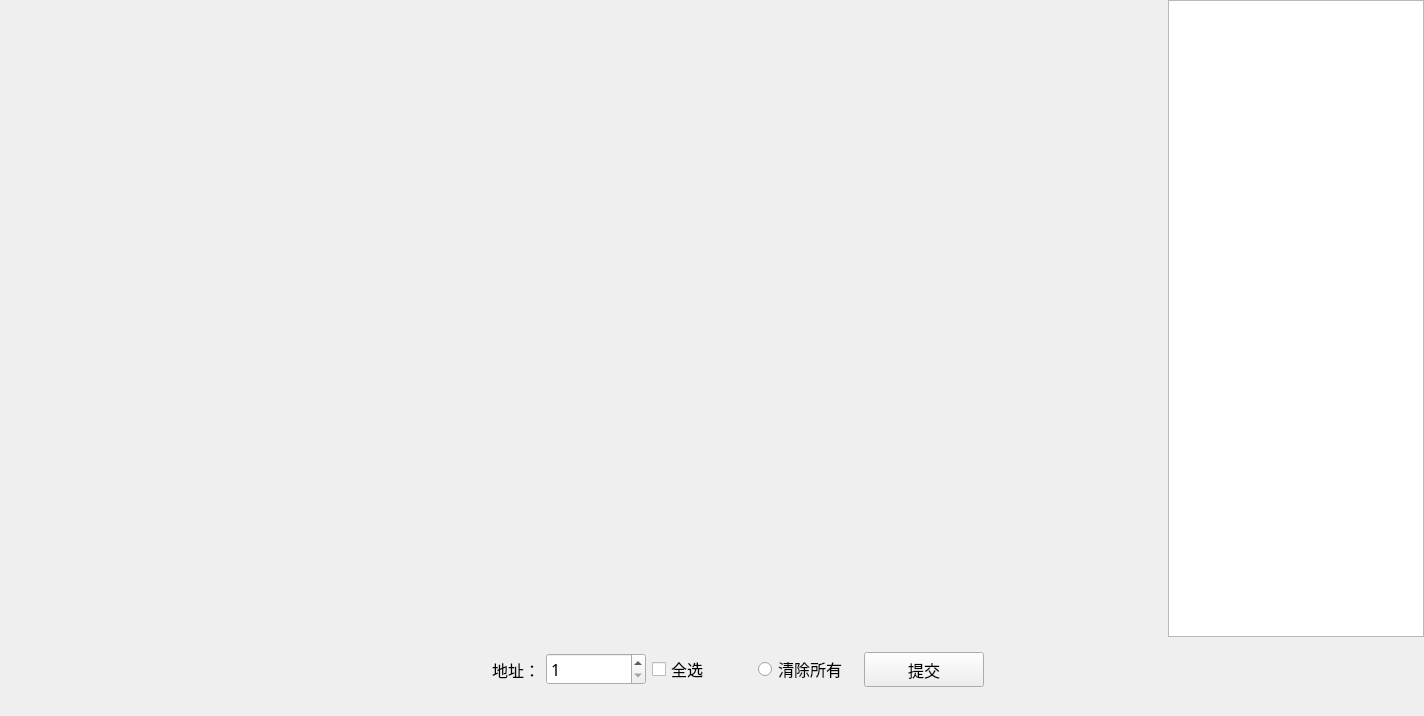
<?xml version="1.0" encoding="UTF-8"?>
<ui version="4.0">
 <class>MTest_OutputEleWid</class>
 <widget class="QWidget" name="MTest_OutputEleWid">
  <property name="geometry">
   <rect>
    <x>0</x>
    <y>0</y>
    <width>1424</width>
    <height>716</height>
   </rect>
  </property>
  <property name="font">
   <font>
    <family>微软雅黑</family>
    <pointsize>12</pointsize>
   </font>
  </property>
  <property name="windowTitle">
   <string>Form</string>
  </property>
  <layout class="QGridLayout" name="gridLayout_2">
   <property name="leftMargin">
    <number>0</number>
   </property>
   <property name="topMargin">
    <number>0</number>
   </property>
   <property name="rightMargin">
    <number>0</number>
   </property>
   <property name="bottomMargin">
    <number>20</number>
   </property>
   <property name="horizontalSpacing">
    <number>0</number>
   </property>
   <item row="0" column="0">
    <layout class="QHBoxLayout" name="horizontalLayout">
     <item>
      <widget class="QWidget" name="widget" native="true">
       <property name="sizePolicy">
        <sizepolicy hsizetype="Preferred" vsizetype="Preferred">
         <horstretch>200</horstretch>
         <verstretch>0</verstretch>
        </sizepolicy>
       </property>
       <property name="minimumSize">
        <size>
         <width>800</width>
         <height>400</height>
        </size>
       </property>
       <layout class="QGridLayout" name="gridLayout">
        <item row="5" column="1">
         <widget class="QWidget" name="widget_17" native="true">
          <property name="styleSheet">
           <string notr="true"/>
          </property>
         </widget>
        </item>
        <item row="5" column="2">
         <widget class="QWidget" name="widget_18" native="true">
          <property name="styleSheet">
           <string notr="true"/>
          </property>
         </widget>
        </item>
        <item row="3" column="2">
         <widget class="QWidget" name="widget_12" native="true">
          <property name="styleSheet">
           <string notr="true"/>
          </property>
         </widget>
        </item>
        <item row="3" column="1">
         <widget class="QWidget" name="widget_11" native="true">
          <property name="styleSheet">
           <string notr="true"/>
          </property>
         </widget>
        </item>
        <item row="4" column="1">
         <widget class="QWidget" name="widget_14" native="true">
          <property name="styleSheet">
           <string notr="true"/>
          </property>
         </widget>
        </item>
        <item row="4" column="0">
         <widget class="QWidget" name="widget_13" native="true">
          <property name="styleSheet">
           <string notr="true"/>
          </property>
         </widget>
        </item>
        <item row="4" column="2">
         <widget class="QWidget" name="widget_15" native="true">
          <property name="styleSheet">
           <string notr="true"/>
          </property>
         </widget>
        </item>
        <item row="8" column="2">
         <widget class="QWidget" name="widget_24" native="true">
          <property name="styleSheet">
           <string notr="true"/>
          </property>
         </widget>
        </item>
        <item row="3" column="0">
         <widget class="QWidget" name="widget_10" native="true">
          <property name="styleSheet">
           <string notr="true"/>
          </property>
         </widget>
        </item>
        <item row="2" column="2">
         <widget class="QWidget" name="widget_9" native="true">
          <property name="styleSheet">
           <string notr="true"/>
          </property>
         </widget>
        </item>
        <item row="2" column="1">
         <widget class="QWidget" name="widget_8" native="true">
          <property name="styleSheet">
           <string notr="true"/>
          </property>
         </widget>
        </item>
        <item row="1" column="0">
         <widget class="QWidget" name="widget_4" native="true">
          <property name="styleSheet">
           <string notr="true"/>
          </property>
         </widget>
        </item>
        <item row="0" column="0">
         <widget class="QWidget" name="widget_1" native="true">
          <property name="styleSheet">
           <string notr="true"/>
          </property>
         </widget>
        </item>
        <item row="1" column="2">
         <widget class="QWidget" name="widget_6" native="true">
          <property name="styleSheet">
           <string notr="true"/>
          </property>
         </widget>
        </item>
        <item row="0" column="1">
         <widget class="QWidget" name="widget_2" native="true">
          <property name="styleSheet">
           <string notr="true"/>
          </property>
         </widget>
        </item>
        <item row="2" column="0">
         <widget class="QWidget" name="widget_7" native="true">
          <property name="styleSheet">
           <string notr="true"/>
          </property>
         </widget>
        </item>
        <item row="1" column="1">
         <widget class="QWidget" name="widget_5" native="true">
          <property name="styleSheet">
           <string notr="true"/>
          </property>
         </widget>
        </item>
        <item row="0" column="2">
         <widget class="QWidget" name="widget_3" native="true">
          <property name="styleSheet">
           <string notr="true"/>
          </property>
         </widget>
        </item>
        <item row="6" column="2">
         <widget class="QWidget" name="widget_21" native="true">
          <property name="styleSheet">
           <string notr="true"/>
          </property>
         </widget>
        </item>
        <item row="5" column="0">
         <widget class="QWidget" name="widget_16" native="true">
          <property name="styleSheet">
           <string notr="true"/>
          </property>
         </widget>
        </item>
        <item row="8" column="0">
         <widget class="QWidget" name="widget_22" native="true">
          <property name="styleSheet">
           <string notr="true"/>
          </property>
         </widget>
        </item>
        <item row="8" column="1">
         <widget class="QWidget" name="widget_23" native="true">
          <property name="styleSheet">
           <string notr="true"/>
          </property>
         </widget>
        </item>
        <item row="6" column="0">
         <widget class="QWidget" name="widget_19" native="true">
          <property name="styleSheet">
           <string notr="true"/>
          </property>
         </widget>
        </item>
        <item row="6" column="1">
         <widget class="QWidget" name="widget_20" native="true">
          <property name="styleSheet">
           <string notr="true"/>
          </property>
         </widget>
        </item>
       </layout>
      </widget>
     </item>
     <item>
      <widget class="QTextEdit" name="textEdit">
       <property name="sizePolicy">
        <sizepolicy hsizetype="Expanding" vsizetype="Expanding">
         <horstretch>0</horstretch>
         <verstretch>0</verstretch>
        </sizepolicy>
       </property>
       <property name="minimumSize">
        <size>
         <width>200</width>
         <height>400</height>
        </size>
       </property>
       <property name="maximumSize">
        <size>
         <width>16777215</width>
         <height>16777215</height>
        </size>
       </property>
       <property name="font">
        <font>
         <family>微软雅黑</family>
         <pointsize>12</pointsize>
        </font>
       </property>
      </widget>
     </item>
    </layout>
   </item>
   <item row="1" column="0">
    <widget class="QWidget" name="widget_25" native="true">
     <layout class="QHBoxLayout" name="horizontalLayout_2">
      <item>
       <spacer name="horizontalSpacer">
        <property name="orientation">
         <enum>Qt::Horizontal</enum>
        </property>
        <property name="sizeHint" stdset="0">
         <size>
          <width>40</width>
          <height>20</height>
         </size>
        </property>
       </spacer>
      </item>
      <item>
       <widget class="QLabel" name="label">
        <property name="minimumSize">
         <size>
          <width>100</width>
          <height>30</height>
         </size>
        </property>
        <property name="font">
         <font>
          <family>微软雅黑</family>
          <pointsize>12</pointsize>
         </font>
        </property>
        <property name="text">
         <string>地址：</string>
        </property>
        <property name="alignment">
         <set>Qt::AlignRight|Qt::AlignTrailing|Qt::AlignVCenter</set>
        </property>
       </widget>
      </item>
      <item>
       <widget class="QSpinBox" name="spinBox">
        <property name="minimumSize">
         <size>
          <width>100</width>
          <height>30</height>
         </size>
        </property>
        <property name="font">
         <font>
          <family>微软雅黑</family>
          <pointsize>12</pointsize>
         </font>
        </property>
        <property name="minimum">
         <number>1</number>
        </property>
       </widget>
      </item>
      <item>
       <widget class="QCheckBox" name="checkBox">
        <property name="minimumSize">
         <size>
          <width>100</width>
          <height>30</height>
         </size>
        </property>
        <property name="font">
         <font>
          <family>微软雅黑</family>
          <pointsize>12</pointsize>
         </font>
        </property>
        <property name="text">
         <string>全选</string>
        </property>
       </widget>
      </item>
      <item>
       <widget class="QRadioButton" name="cleanRadio">
        <property name="minimumSize">
         <size>
          <width>100</width>
          <height>30</height>
         </size>
        </property>
        <property name="font">
         <font>
          <family>微软雅黑</family>
          <pointsize>12</pointsize>
         </font>
        </property>
        <property name="text">
         <string>清除所有</string>
        </property>
       </widget>
      </item>
      <item>
       <widget class="QPushButton" name="pushButton">
        <property name="minimumSize">
         <size>
          <width>120</width>
          <height>35</height>
         </size>
        </property>
        <property name="font">
         <font>
          <family>微软雅黑</family>
          <pointsize>12</pointsize>
         </font>
        </property>
        <property name="text">
         <string>提交</string>
        </property>
       </widget>
      </item>
      <item>
       <spacer name="horizontalSpacer_2">
        <property name="orientation">
         <enum>Qt::Horizontal</enum>
        </property>
        <property name="sizeHint" stdset="0">
         <size>
          <width>40</width>
          <height>20</height>
         </size>
        </property>
       </spacer>
      </item>
     </layout>
    </widget>
   </item>
  </layout>
 </widget>
 <resources/>
 <connections/>
</ui>
